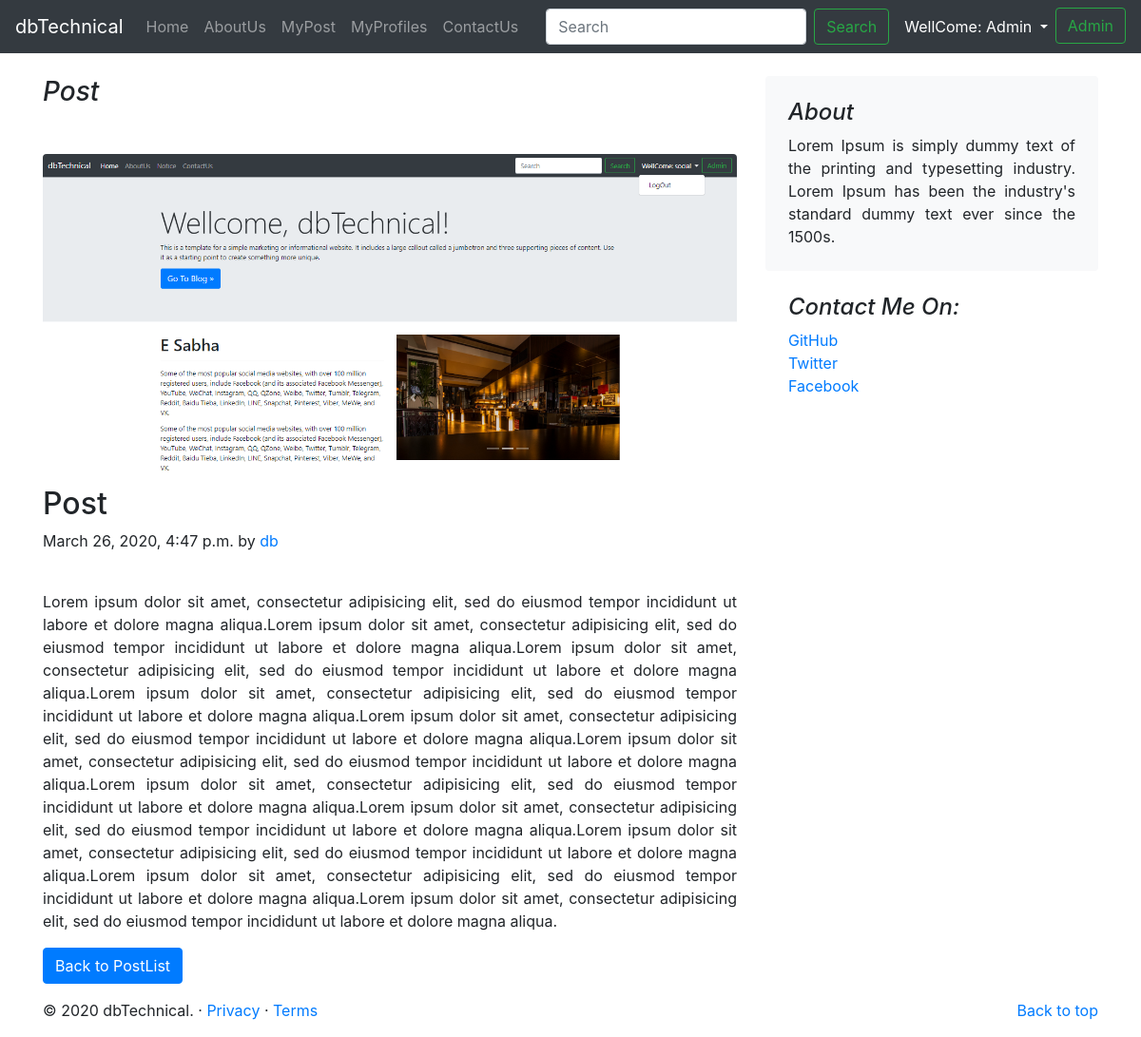
The app's page /social/mypost/3 (signed in) with its own data.
### social/models.py (models this page shows, shortened)
class MyProfile(models.Model):
    name = models.CharField(max_length=50)
    user = models.OneToOneField(to=User, on_delete=CASCADE)
    age = models.IntegerField(default=18, validators=[MinValueValidator(18)])
    gender = models.CharField(max_length=10, default="Male", choices=(("Male","Male"),("Female","Female")))
    status = models.CharField(max_length=10, default="single", choices=(("single","single"),("married","married"),("widow","widow"),("seprated","seprated"),("commited","commited")))
    phone = models.CharField(validators=[RegexValidator("0?^[5-9]{1}\d{9}$")],max_length=20, null=True, blank=True)
    address = models.TextField(null=True, blank=True)
    description = models.TextField(null=True, blank=True)
    image = models.ImageField(upload_to="social/images", default="")
    def __str__(self):
        return "%s" % self.name

class MyPost(models.Model):
    image = models.ImageField(upload_to="social/images", default="")
    subject = models.CharField(max_length=200)
    msg = models.TextField(null=True, blank=True)
    pub_date = models.DateTimeField(auto_now_add=True)
    uploaded_by = models.ForeignKey(to=MyProfile, on_delete=CASCADE, blank=True, null=True)

### social/views.py (the view)
# urls.py: path('mypost/<int:pk>', views.MyPostDetailView.as_view()),
@method_decorator(login_required, name="dispatch")
class MyPostDetailView(DetailView):
    model = MyPost

### social/templates/social/mypost_detail.html (shortened to what this page needs)
{% extends 'base.html' %}
{% block content %}
<div class="container">
<div class="row mt-4">
    <div class="col-sm-8 blog-main">
      <h3 class="pb-4 mb-4 font-italic">
        {{mypost.subject}}
      </h3>
        <div class="text-center">
           <img src="/media/{{mypost.image}}" class="rounded mx-auto d-block img-fluid" alt="{{post.title}}">
        </div>
           <div class="blog-post">
        <h2 class="blog-post-title">{{mypost.subject}}</h2>
             <p class="blog-post-meta">{{mypost.pub_date}} by <a href="#">{{mypost.uploaded_by}}</a></p>
        <br>
        <p align="justify" >{{mypost.msg}}</p>
        <a href="/social/mypost" class="btn btn-primary"> Back to PostList</a>
    </div>
</div>
    <aside class="col-sm-4 blog-sidebar">
      <div class="p-4 md-3 bg-light rounded">
        <h4 class="font-italic">About</h4>
        <p align="justify" class="mb-0">Lorem Ipsum is simply dummy text of the printing and typesetting industry. Lorem Ipsum has been the industry's standard dummy text ever since the 1500s.</p>
      </div>
      <div class="p-4">
        <h4 class="font-italic">Contact Me On:</h4>
        <ol class="list-unstyled">
          <li><a href="https://github.com/DharmendraB">GitHub</a></li>
          <li><a href="#">Twitter</a></li>
          <li><a href="#">Facebook</a></li>
        </ol>
      </div>
    </aside>
  </div>
</div>
 {% endblock %}

### social/templates/base.html (shortened to what this page needs)
<!doctype html>
<html lang="en">
<head>
  <link rel="stylesheet" href="https://stackpath.bootstrapcdn.com/bootstrap/4.4.1/css/bootstrap.min.css"
>
</head>
<body>
  <nav class="navbar navbar-expand-lg navbar-dark bg-dark">
    <a class="navbar-brand" href="/">dbTechnical</a>
    <div class="collapse navbar-collapse" id="navbarNavDropdown">
      <ul class="navbar-nav mr-auto">
        <li class="nav-item {% block homeactive %}{% endblock homeactive %}">
          <a class="nav-link" href="/social/home/">Home <span class="sr-only">(current)</span></a>
        </li>
        <li class="nav-item {% block aboutactive %}{% endblock aboutactive %}">
          <a class="nav-link" href="/social/about/">AboutUs</a>
        </li>
        <li class="nav-item {% block mypostactive %}{% endblock mypostactive %}">
          <a class="nav-link" href="/social/mypost/"> MyPost</a>
        </li>
        <li class="nav-item {% block myprofileactive %}{% endblock myprofileactive %}">
          <a class="nav-link" href="/social/profile/"> MyProfiles</a>
        </li>
        <li class="nav-item {% block contactactive %}{% endblock contactactive %}">
          <a class="nav-link" href="/social/contact/">ContactUs</a>
        </li>
      </ul>
    <form  class="form-inline mx-2">
      <input class="form-control mr-sm-2" Required type="search" name="query" id="search" placeholder="Search"
        aria-label="Search">
      <button class="btn btn-outline-success my-2 my-sm-0" type="submit">Search</button>
    </form>
   {% if user.is_authenticated %}
    <ul class="navbar-nav navbar-expand">
     <li class="nav-item dropdown active">
        <a class="nav-link dropdown-toggle" href="#" id="navbarDropdown" role="button" data-toggle="dropdown" aria-haspopup="true" aria-expanded="false">
          WellCome: {{request.user.myprofile.name}}
        </a>
      </li>
      <li class="nav-item dropdown">
       {% if user.is_superuser %}
          <a class="btn btn-outline-success" href="/admin">Admin</a>
        {% else %}
          {% if user.is_authenticated %}
          <a class="btn btn-outline-success" href="/social/profile/edit/{{ user.myprofile.id}}">Edit Profile</a>
          <a class="btn btn-outline-success" href="/social/question/create/">Ask Ques</a>
          {% endif %}
        {% endif %}
        </li>
    </ul>
  {% endif %}
  </div>
  </nav>
  {% block content %}
  {% endblock %}
  <footer class="container mt-3">
    <p class="float-right"><a href="#">Back to top</a></p>
    <p>© 2020 dbTechnical. · <a href="/privacy">Privacy</a> · <a href="#">Terms</a></p>
  </footer>
</body>
</html>

### records on screen
MyPost: subject "Post", image (picture), pub_date "March 26, 2020, 4:47 p.m.", uploaded_by "db", msg "Lorem ipsum dolor sit amet, consectetur adipisicing elit, sed do eiusmod tempor incididunt ut labore et dolore magna aliqua.Lorem ipsum dolor sit amet, consectetur adipisicing elit, sed do eiusmod tempor incididunt ut labore et dolore magna aliqua.Lorem ipsum dolor sit amet, consectetur adipisicing elit, sed do eiusmod tempor incididunt ut labore et dolore magna aliqua.Lorem ipsum dolor sit amet, consectetur adipisicing elit, sed do eiusmod tempor incididunt ut labore et dolore magna aliqua.Lorem ipsum dolor sit amet, consectetur adipisicing elit, sed do eiusmod tempor incididunt ut labore et dolore magna aliqua.Lorem ipsum dolor sit amet, consectetur adipisicing elit, sed do eiusmod tempor…"

### other values on screen
{{ request.user.myprofile.name }} "Admin"
